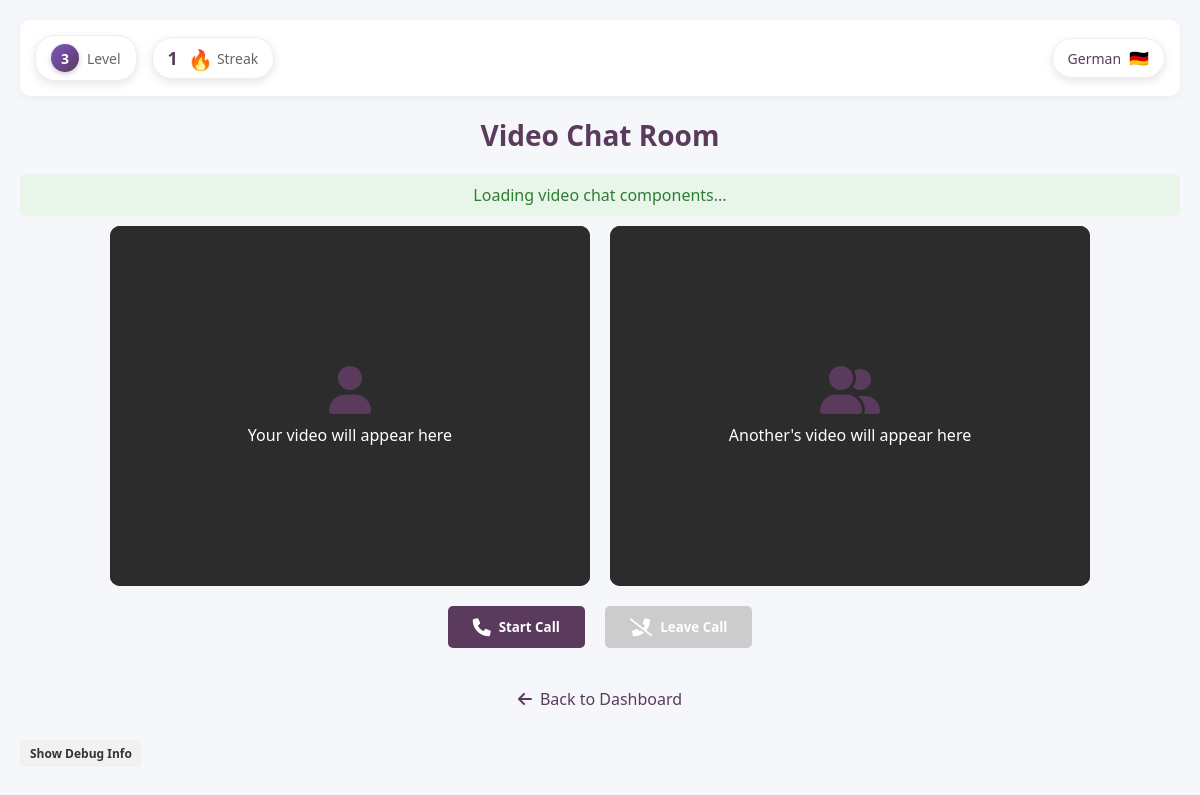
The app's page /ChatRoom/videochat.php (signed in) with its own data.
### tables this page shows
CREATE TABLE `users` (
  `user_ID` int(11) NOT NULL,
  `username` varchar(50) NOT NULL,
  `profile_picture` varchar(255) DEFAULT NULL,
  `email` varchar(40) NOT NULL,
  `password` varchar(100) NOT NULL,
  `onboarding_complete` tinyint(1) DEFAULT 0
);

CREATE TABLE `user_stats` (
  `stat_id` int(11) NOT NULL,
  `user_id` int(11) NOT NULL,
  `xp` int(11) NOT NULL DEFAULT 0,
  `level` int(11) NOT NULL DEFAULT 1,
  `total_games_played` int(11) NOT NULL DEFAULT 0,
  `total_questions_answered` int(11) NOT NULL DEFAULT 0,
  `correct_answers` int(11) NOT NULL DEFAULT 0
);

CREATE TABLE `user_streaks` (
  `streak_id` int(11) NOT NULL,
  `user_id` int(11) NOT NULL,
  `current_streak` int(11) NOT NULL DEFAULT 0,
  `longest_streak` int(11) NOT NULL DEFAULT 0,
  `last_play_date` date DEFAULT NULL
);

CREATE TABLE `user_onboarding` (
  `onboarding_id` int(11) NOT NULL,
  `user_ID` int(11) NOT NULL,
  `selected_language` varchar(50) DEFAULT NULL,
  `reason` varchar(255) DEFAULT NULL,
  `daily_goal` varchar(255) DEFAULT NULL,
  `proficiency_level` varchar(20) DEFAULT NULL,
  `is_complete` tinyint(1) DEFAULT 0,
  `created_at` timestamp NOT NULL DEFAULT current_timestamp(),
  `updated_at` timestamp NOT NULL DEFAULT current_timestamp() ON UPDATE current_timestamp()
);

### ChatRoom/videochat.php (the view, shortened to what this page needs)
<?php
require_once '../Configurations/db.php';
$user_id = $_SESSION['user_id'];
try {
    $stmt = $conn->prepare("
        SELECT u.username, us.level, ust.current_streak, uo.selected_language, uo.proficiency_level
        FROM users u
        LEFT JOIN user_stats us ON u.user_ID = us.user_id
        LEFT JOIN user_streaks ust ON u.user_ID = ust.user_id
        LEFT JOIN user_onboarding uo ON u.user_ID = uo.user_ID
        WHERE u.user_ID = ?
    ");
    $stmt->bind_param("i", $user_id);
    $stmt->execute();
    $result = $stmt->get_result();
    $user_data = $result->fetch_assoc();
    $user_level = $user_data['level'] ?? 1;
    $streak = $user_data['current_streak'] ?? 0;
    $selected_language = $user_data['selected_language'] ?? 'Spanish';
} catch (Exception $e) {
    debug_log("Error: " . $e->getMessage());
    $username = 'User';
    $user_level = 1;
    $streak = 0;
    $selected_language = 'Spanish';
    $proficiency_level = 'Beginner';
}
function getLanguageFlag($language) {
    $flags = [
        'Spanish' => '🇪🇸',
        'French' => '🇫🇷',
        'English' => '🇬🇧',
        'German' => '🇩🇪',
        'Italian' => '🇮🇹',
        'Portuguese' => '🇵🇹',
        'Russian' => '🇷🇺',
        'Japanese' => '🇯🇵',
        'Chinese' => '🇨🇳',
        'Korean' => '🇰🇷',
        'Arabic' => '🇸🇦',
    ];
    return $flags[$language] ?? '🌐';
}
?>
<!DOCTYPE html>
<html lang="en">
<head>
    <link rel="stylesheet" href="https://cdnjs.cloudflare.com/ajax/libs/font-awesome/6.0.0-beta3/css/all.min.css">
</head>
<body>
    <div class="video-chat-container">
        <div class="user-stats-bar">
            <div class="left-stats">
                <div class="level-indicator">
                    <div class="level-badge">
                        <span class="level-number"><?php echo $user_level; ?></span>
                    </div>
                    <span class="level-label">Level</span>
                </div>
                <div class="streak-counter">
                    <span class="streak-number"><?php echo $streak; ?></span>
                    <div class="streak-icon">
                        <span class="fire-emoji">🔥</span>
                    </div>
                    <span class="streak-label">Streak</span>
                </div>
            </div>
            <div class="language-indicator">
                <span class="language-name"><?php echo htmlspecialchars($selected_language); ?></span>
                <div class="language-flag">
                    <span><?php echo getLanguageFlag($selected_language); ?></span>
                </div>
            </div>
        </div>
        <h2>Video Chat Room</h2>
        <div id="status-message" class="status-message">
        </div>
        <div id="videos">
            <div id="local-video">
                <div class="video-placeholder">
                    <i class="fas fa-user"></i>
                    <p>Your video will appear here</p>
                </div>
            </div>
            <div id="remote-video">
                <div class="video-placeholder">
                    <i class="fas fa-user-friends"></i>
                    <p>Another's video will appear here</p>
                </div>
            </div>
        </div>
        <div class="button-container">
            <button id="start-call-btn" onclick="startCall()">
                <i class="fas fa-phone"></i> Start Call
            </button>
            <button id="leave-call-btn" onclick="leaveCall()" disabled>
                <i class="fas fa-phone-slash"></i> Leave Call
            </button>
        </div>
        <div class="bottom-navigation">
            <a href="../Dashboard/dashboard.php" class="back-btn" id="back-button">
                <i class="fas fa-arrow-left"></i> Back to Dashboard
            </a>
        </div>
        <div style="text-align: center; margin-top: 20px;">
            <button id="toggle-debug" style="background-color: #f1f1f1; color: #333; font-size: 12px; padding: 5px 10px;">
                Show Debug Info
            </button>
        </div>
    </div>
</body>
</html>

### ChatRoom/videochat.php (style rules this page uses)
* { margin: 0; padding: 0; box-sizing: border-box; font-family: "Segoe UI", Tahoma, Geneva, Verdana, sans-serif; }
body { background-color: #f5f7fa; color: #333; }
.video-chat-container { max-width: 1200px; margin: 0 auto; padding: 20px; }
.user-stats-bar { display: flex; justify-content: space-between; align-items: center; padding: 15px; background-color: #fff; border-radius: 10px; box-shadow: 0 2px 10px rgba(0, 0, 0, 0.05); margin-bottom: 20px; }
.left-stats { display: flex; align-items: center; gap: 15px; }
.level-indicator { display: flex; align-items: center; background-color: #fff; padding: 8px 15px; border-radius: 20px; box-shadow: 0 3px 10px rgba(0, 0, 0, 0.1); border: 1px solid #eee; }
.level-badge { display: flex; align-items: center; justify-content: center; width: 28px; height: 28px; background: linear-gradient(135deg, #7e57c2, #5a3b5d); border-radius: 50%; margin-right: 8px; box-shadow: 0 2px 5px rgba(0, 0, 0, 0.2); }
.level-number { color: #fff; font-weight: bold; font-size: 14px; }
.level-label { font-size: 14px; color: #666; }
.streak-counter { display: flex; align-items: center; background-color: #fff; padding: 8px 15px; border-radius: 20px; box-shadow: 0 3px 10px rgba(0, 0, 0, 0.1); border: 1px solid #eee; }
.streak-number { font-size: 18px; font-weight: bold; color: #5a3b5d; margin-right: 5px; }
.streak-icon { position: relative; width: 24px; height: 24px; margin: 0 5px; }
.fire-emoji { font-size: 20px; position: absolute; top: 0; left: 0; animation: flame 0.8s infinite alternate; }
.streak-label { font-size: 14px; color: #666; }
.language-indicator { display: flex; align-items: center; background-color: #fff; padding: 8px 15px; border-radius: 20px; box-shadow: 0 3px 10px rgba(0, 0, 0, 0.1); border: 1px solid #eee; }
.language-name { font-size: 14px; font-weight: 500; color: #5a3b5d; margin-right: 8px; }
.language-flag { display: flex; align-items: center; justify-content: center; }
h2 { text-align: center; color: #5a3b5d; margin-bottom: 20px; font-size: 28px; }
#videos { display: flex; flex-wrap: wrap; justify-content: center; gap: 20px; margin-bottom: 20px; }
#local-video, #remote-video { width: 480px; height: 360px; background-color: #000; border-radius: 10px; overflow: hidden; position: relative; }
.video-placeholder { position: absolute; top: 0; left: 0; width: 100%; height: 100%; display: flex; flex-direction: column; align-items: center; justify-content: center; background-color: #2c2c2c; color: #fff; }
.video-placeholder i { font-size: 48px; margin-bottom: 10px; color: #5a3b5d; }
.button-container { display: flex; justify-content: center; gap: 20px; margin-bottom: 30px; }
button { background-color: #5a3b5d; color: #fff; border: none; padding: 12px 25px; border-radius: 5px; font-weight: bold; cursor: pointer; transition: all 0.3s; display: flex; align-items: center; gap: 8px; }
button:disabled { background-color: #ccc; cursor: not-allowed; transform: none; box-shadow: none; }
button i { font-size: 18px; }
.bottom-navigation { display: flex; justify-content: center; }
.back-btn { display: inline-flex; align-items: center; color: #5a3b5d; text-decoration: none; padding: 10px 15px; border-radius: 5px; transition: all 0.3s; font-weight: 500; }
.back-btn i { margin-right: 8px; }
.status-message { text-align: center; margin: 10px 0; padding: 10px; border-radius: 5px; background-color: #f8f9fa; color: #5a3b5d; }
.success-message { background-color: #e8f5e9; color: #2e7d32; }

### records on screen
users: user_stats.level "3", user_streaks.current_streak "1", user_onboarding.selected_language "German", user_onboarding.selected_language "🇩🇪"
